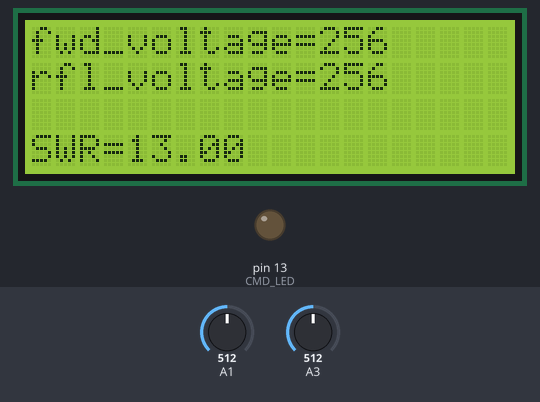
This sketch was run on a simulated Arduino Uno, built with avr-gcc and run on an emulated ATmega328P. Shown: 20×4 character LCD, output pins drawn as LEDs (lit = HIGH). Inputs (shaded band) come from the test bench; at power-on: A1 = 512, A3 = 512. What the sketch prints to the serial monitor is not drawn.

Above: at 1.3 s.
1.4 s: A1 set to 716
At 2.9 s:
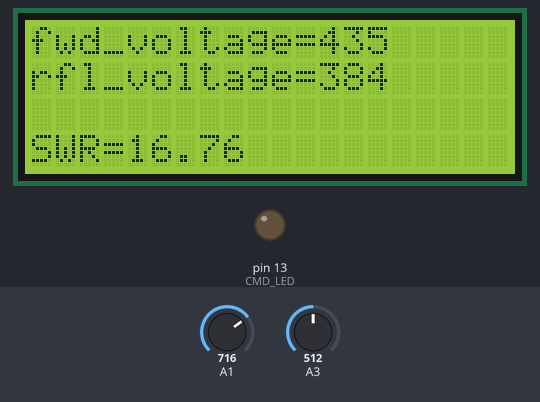
4.8 s: A3 set to 716
At 6.2 s:
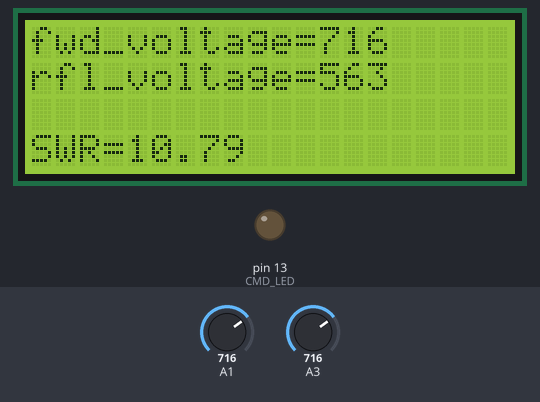
7.9 s: A1 set to 900
At 9.1 s:
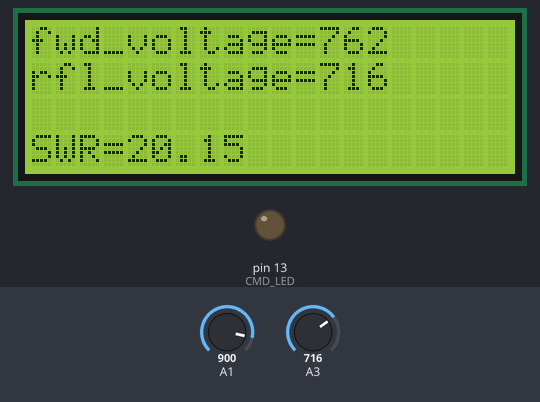
11.0 s: A3 set to 900
At 12.5 s:
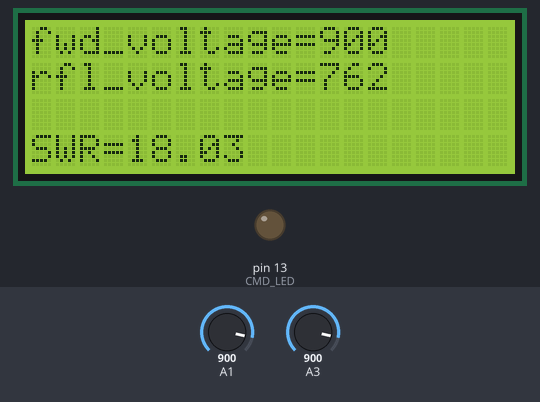
14.2 s: A1 set to 1010
At 15.2 s:
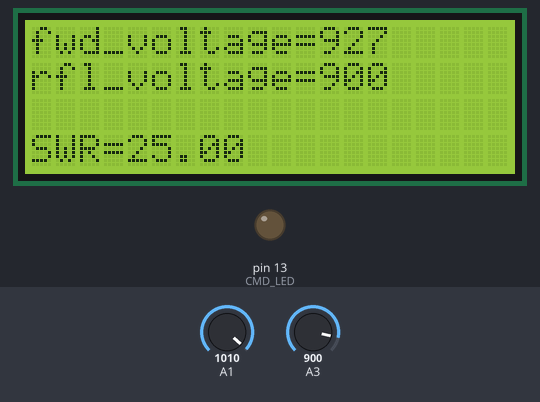
17.3 s: A3 set to 1010
At 18.7 s:
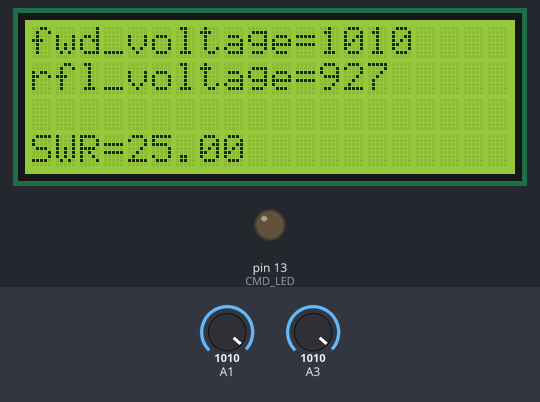
Timing chart, 0 to 20.3 s (numbered marks = the images above; inputs shaded):
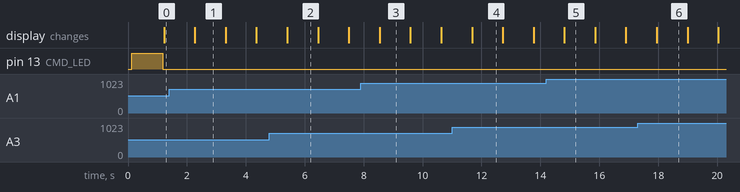

Measured:
- what the display in image 1 shows lasts 1.0 s, from 2.3 s to 3.3 s

The sketch:

MeterSWR_LCD.ino
```cpp
// (licence header left out)
// ================== START CONFIGURATION SETTINGS ==================
#include <Wire.h>
#include <LCD.h>
#include <LiquidCrystal_I2C.h>

#define I2C_ADDR    0x27 // <<----- Add your address here.  Find it from I2C Scanner
#define BACKLIGHT_PIN     3
#define En_pin  2
#define Rw_pin  1
#define Rs_pin  0
#define D4_pin  4
#define D5_pin  5
#define D6_pin  6
#define D7_pin  7
// Enable bar graph; LED pin definitions below
//#define SWR_BAR_GRAPH

// Maximum Arduino A/D reading; used only to scale the power readings.
#define ARDUINO_AD_MAX (264)

// define power limits (W); this is the power reading corresponding
//    to a full-scale A/D reading; to report the power as a percentage
//    of full scale, set this to 100.0.
#define FULL_SCALE_FORWARD (100.0)
#define FULL_SCALE_REFLECTED (100.0)

// Define integration windows (set either/both to zero to disable); if either
//   of these is non-zero, the corresponding reading will be averaged over
//   the specified number of readings.  This helps to smooth the response of
//   the meter when the inputs are noisy or jittery, or for modes that have
//   some very short transients that may produce unnecessarily high SWR readings.
#define SWR_WINDOW (4)
#define PWR_WINDOW (4)

// MINIMUM Power Level - this is the minimum A/D reading that will produce an
//   SWR != 1.0; this helps to prevent unnecessarily high SWR readings at low'
//   power levels where there is insufficient A/D resolution to make accurate
//   SWR calculations.  This value is the RAW value used as a minimum FORWARD
//   power limit.  Below this RAW value, the SWR will be reported as 1.0.
#define MIN_POWER (5)

//
//  Serial Port - assign a specific hardware port to be the interface to
//                the host; by default, the USB connection on most boards
//                is 'Serial', which is also the hardware TTL serial port
//                on the UNO board.  Make sure to only select ONE option.
//

// default for most boards' USB port
#define HostSerial Serial

// default for Leonardo UART, and second MEGA port
//#define HostSerial Serial1

// default for third MEGA port
//#define HostSerial Serial2

// default for fourth MEGA port
//#define HostSerial Serial3

// the 'baud rate' for the serial port
#define SerialRate (9600)

//
//  configuration for the 'soft' bar graph (if enabled)
//
#ifdef SWR_BAR_GRAPH
#include "LightBar.h"
const int BarLength = 11;
const LightBarItem barItems[BarLength] = {
  { 1.01,  2, false },
  { 1.10,  3, false },
  { 1.30,  4, false },
  { 1.50,  5, false },
  { 1.75,  6, false },

  { 2.00,  7, false },
  { 2.33,  8, false },
  { 2.66,  9, false },

  { 3.0,  10, false },
  { 4.0,  11, false },
  { 5.0,  12, false },
};
#endif

// ================== END OF CONFIGURATION SETTINGS ==================

// The version string
#define VERSION_STRING ("MeterSWR 1.0 (beta-20140413a)")

// local headers
#include "Elapsed.h"
#include "Bounce2.h"
#include "SWR.h"
#include "pins.h"


//
//  Constants
//

// maximum auto-poll interval (msec)
const int MaxAutoPoll = 1000;

// data LED hang-time (makes it more obvious to the user that data was rec'd)
const int DataLedDelay = 250;


//
//  Global Vars
//

#ifdef SWR_BAR_GRAPH
// the light bar
LightBar Bar(barItems, BarLength);
#endif

// the SWR calculator
SWR swr(FWD_PIN, REF_PIN);

// a string to hold incoming data
String inputString = "#VERSION;"; // start with version query

// and another for command data
String cmdText = "";

// command parsing
String command = "";
String argument = "";

// whether the string is complete
boolean inputReady = true;	// read the command

// maximum string lengths
const int InputLength = 16;
const int CommandLength = 16;
const int BufferLength = 8;

// I/O buffer
char ioBuffer[BufferLength];

#ifdef CMD_LED
// the last RX data from the host
unsigned long lastRxData;
bool lastCmdLED = false;
#endif

// echo USB RX data back to host
bool echo = false;

// currently parsing a command
bool cmd = false;

// autopolling
unsigned autoPoll = 0;
unsigned long lastPoll = 0;
bool autoRaw = false;


//
//  SplitCommand(...) - split a command from its argument
//
static void SplitCommand(const String &input, String &cmd, String &arg) {
  bool isCmd = true;
  cmd = "";
  arg = "";
  for (int i = 0; i != input.length(); ++i) {
    char ch = input.charAt(i);
    if (ch == '=') {
      isCmd = false;
      continue;
    }
    if (isCmd) {
      cmd += ch;
    } else {
      arg += ch;
    }
  }
}


//
//  FormatFloat(...) - format a floating point number
//
static void FormatFloat(char *buffer, unsigned len, float value) {
  byte point = 0;
  if (value >= 10) point = 1;
  if (value >= 100) point = 2;

  snprintf(buffer, len, "%04lu", (unsigned long)(value * 1000));
  byte off = strnlen(buffer, sizeof(buffer));
  for (byte i = off; i != point; --i) {
    buffer[i + 1] = buffer[i];
  }
  buffer[point + 1] = '.';
}

LiquidCrystal_I2C	lcd(I2C_ADDR, En_pin, Rw_pin, Rs_pin, D4_pin, D5_pin, D6_pin, D7_pin);

//
//  setup()
//
void setup() {
  lcd.begin (20, 4);
  lcd.setBacklightPin(BACKLIGHT_PIN, POSITIVE);
  lcd.setBacklight(HIGH);
  lcd.home (); // go home
  lcd.setCursor(0, 0);
  lcd.print(" SIMPLE SWR METER");
  lcd.setCursor(0, 1);
  lcd.print("       by       ");
  lcd.setCursor(0, 2);
  lcd.print("     KB1WAH      ");
  lcd.setCursor(0, 3);
  lcd.print(" Brandon W. Hockle  ");
  // start the serial port
  HostSerial.begin(SerialRate);

  // allocate string storage
  inputString.reserve(InputLength);
  cmdText.reserve(CommandLength);

  // the 'command' LED
#ifdef CMD_LED
  pinMode(CMD_LED, OUTPUT);
  digitalWrite(CMD_LED, LOW);
#endif

  // the A/D inputs
  pinMode(FWD_PIN, INPUT);
  pinMode(REF_PIN, INPUT);

  // configure the SWR algorithm
  swr.MinPower(MIN_POWER);
  swr.WindowSWR(SWR_WINDOW);
  swr.WindowPower(PWR_WINDOW);

#ifdef SWR_BAR_GRAPH
  // initialize the bar graph
  Bar.Initialize();
#endif
}


//
//  loop()
//
void loop() {
  unsigned long now;

  // spend all our spare time reading the transducer
  swr.Poll();
#ifdef SWR_BAR_GRAPH
  Bar.Update(swr.Value());
#endif

#ifdef CMD_LED
  // extinguish the data LED a few ms after the last byte received
  now = millis();
  if (lastCmdLED == HIGH && Elapsed(now, lastRxData) > DataLedDelay) {
    lastCmdLED = LOW;
    digitalWrite(CMD_LED, lastCmdLED);
  }
#endif

  // service auto-polling
  now = millis();
  if (autoPoll && (Elapsed(now, lastPoll) >= autoPoll)) {
    lastPoll = now;

    if (autoRaw) {
      HostSerial.write("#RAW=");
      snprintf(ioBuffer, sizeof(ioBuffer), "%d", swr.ForwardRaw());
      HostSerial.write(ioBuffer);
      HostSerial.write(",");
      snprintf(ioBuffer, sizeof(ioBuffer), "%d", swr.ReflectedRaw());
      HostSerial.write(ioBuffer);
      HostSerial.write(";");
      if (echo) {
        HostSerial.write("\r\n");
      }
    } else {
      FormatFloat(ioBuffer, sizeof(ioBuffer), swr.Value());

      HostSerial.write("#SWR=");
      HostSerial.write(ioBuffer);
      HostSerial.write(';');
      if (echo) {
        HostSerial.write("\r\n");
      }
    }
  }

  // if user input ready
  if (inputReady) {
    // light the CMD LED
#ifdef CMD_LED
    lastRxData = millis();
    if (lastCmdLED == LOW) {
      lastCmdLED = HIGH;
      digitalWrite(CMD_LED, lastCmdLED);
    }
#endif

    // for each char received from the USB...
    for (int i = 0; i != inputString.length(); ++i) {
      char ch = inputString.charAt(i);

      // if we are in command mode...
      if (cmd) {
        if (ch == '#') {
          // if a '#' sent mid-command, start over
          cmdText = "";
        } else if (ch == ';') {
          // terminate and process the command string
          cmd = false;
          bool ok = false;
          if (echo) HostSerial.print(';');

          // parse the command and argument
          SplitCommand(cmdText, command, argument);
          if (command.equalsIgnoreCase("SWR")) {
            //
            //  SWR: read A/D and compute SWR
            //

            // add the SWR value to the response
            cmdText += "=";
            FormatFloat(ioBuffer, sizeof(ioBuffer), swr.Value());
            cmdText += ioBuffer;
            ok = true;
          } else if (command.equalsIgnoreCase("RAW")) {
            //
            //  RAW: read A/D and output raw values
            //
            cmdText += "=";
            snprintf(ioBuffer, sizeof(ioBuffer), "%d", swr.ForwardRaw());
            cmdText += ioBuffer;
            cmdText += ",";
            snprintf(ioBuffer, sizeof(ioBuffer), "%d", swr.ReflectedRaw());
            cmdText += ioBuffer;
            ok = true;
          } else if (command.equalsIgnoreCase("PWR")) {
            //
            //  POWER: read A/D and output scaled values
            //
            cmdText += "=";
            FormatFloat(ioBuffer, sizeof(ioBuffer), (swr.ForwardRaw() * (float)FULL_SCALE_FORWARD) / (float)ARDUINO_AD_MAX);
            cmdText += ioBuffer;
            cmdText += ",";
            FormatFloat(ioBuffer, sizeof(ioBuffer), (swr.ReflectedRaw() * (float)FULL_SCALE_REFLECTED) / (float)ARDUINO_AD_MAX);
            cmdText += ioBuffer;
            ok = true;
          } else if (command.equalsIgnoreCase("ALL")) {
            //
            //  ALL: read A/D and output scaled values + SWR
            //
            cmdText += "=";
            FormatFloat(ioBuffer, sizeof(ioBuffer), swr.Value());
            cmdText += ioBuffer;
            cmdText += ",";
            FormatFloat(ioBuffer, sizeof(ioBuffer), (swr.ForwardRaw() * (float)FULL_SCALE_FORWARD) / (float)ARDUINO_AD_MAX);
            cmdText += ioBuffer;
            cmdText += ",";
            FormatFloat(ioBuffer, sizeof(ioBuffer), (swr.ReflectedRaw() * (float)FULL_SCALE_REFLECTED) / (float)ARDUINO_AD_MAX);
            cmdText += ioBuffer;
            ok = true;
          } else if (command.equalsIgnoreCase("ECHO")) {
            //
            //  QUERY/SET ECHO
            //
            if (argument.length() == 0) {
              ok = true;
              cmdText += "=";
              cmdText += echo ? "1" : "0";
            } else {
              int newEcho = argument.toInt();
              echo = newEcho ? true : false;
              ok = true;
            }
          } else if (command.equalsIgnoreCase("AUTO")) {
            //
            //  QUERY/SET AUTO-POLL
            //
            if (argument.length() == 0) {
              ok = true;
              cmdText += "=";
              cmdText += autoPoll;
            } else {
              int newAuto = argument.toInt();
              if (newAuto >= 0 && newAuto < MaxAutoPoll) {
                autoPoll = newAuto;
                ok = true;
              }
            }
          } else if (command.equalsIgnoreCase("AUTORAW")) {
            //
            //  QUERY/SET AUTO-POLL RAW MODE
            //
            if (argument.length() == 0) {
              ok = true;
              cmdText += "=";
              cmdText += autoRaw ? "1" : "0";
            } else {
              int newAuto = argument.toInt();
              autoRaw = newAuto ? true : false;
              ok = true;
            }
          } else if (command.equalsIgnoreCase("VERSION")) {
            //
            //  QUERY VERSION NUMBER
            //
            ok = true;
            cmdText += "=";
            cmdText += VERSION_STRING;
          }

          //
          //  TODO: process other command contents
          //

          // respond with #OK or #ERR
          if (echo)
            HostSerial.print("\r\n");
          HostSerial.print(ok ? "#OK:" : "#ERR:");
          HostSerial.print(cmdText);
          HostSerial.print(';');
          if (echo)
            HostSerial.print("\r\n");
          cmdText = "";
        } else {
          if (cmdText.length() < CommandLength) {
            cmdText += ch;
          }
          if (echo) {
            HostSerial.print(ch);
          }
        }
        continue;
      }

      // start command mode??
      if ((!cmd) && (ch == '#')) {
        cmd = true;
        if (echo) HostSerial.print('#');
        continue;
      }
    }

done:
    // clear the string:
    inputString = "";
    inputReady = false;
  }

  while (HostSerial.available() && (inputString.length() < 80)) {
    // get the new byte:
    char inChar = (char)HostSerial.read();
    // add it to the inputString:
    inputString += inChar;
    inputReady = true;
  }
        lcd.clear();
        lcd.home();
        lcd.setCursor(0,0);
        lcd.print("fwd_voltage=");
        lcd.print(swr.ForwardRaw());


        lcd.setCursor(0,1);
        lcd.print("rfl_voltage=");
        lcd.print(swr.ReflectedRaw());


        lcd.setCursor(0,3);
        lcd.print("SWR=");
        lcd.print(swr.Value());
        delay(1000);
}

// EOF
```

CircularBuffer.h
```cpp
// (licence header left out)
#ifndef __CIRCULAR_BUFFER_H
#define __CIRCULAR_BUFFER_H

namespace KK5JY {
	namespace Collections {
		/// <summary>
		/// Circular buffer generic type.
		/// </summary>
		template <typename T>
		class CircularBuffer {
			private:
				/// <summary>
				/// The data storage.
				/// </summary>
				T *m_Data;

				/// <summary>
				/// Number of items in the buffer.
				/// </summary>
				int m_Count;

				/// <summary>
				/// The input index.
				/// </summary>
				int m_In;

				/// <summary>
				/// The output index.
				/// </summary>
				int m_Out;

				/// <summary>
				/// The buffer size.
				/// </summary>
				int m_Max;

			public:
				/// <summary>
				/// Gets the number of items in the <c>CircularBuffer</c>.
				/// </summary>
				int Count() const {
					return m_Count;
				}

				/// <summary>
				/// Returns true if the buffer is full.
				/// </summary>
				bool Full() const {
					return m_Count == m_Max;
				}

				/// <summary>
				/// Return the first item in the <c>CircularBuffer</c>.
				/// </summary>
				bool First(T &result) const {
					if (m_Count == 0) {
						return false;
					}

					result = m_Data[m_Out];
					return true;
				}

				/// <summary>
				/// Return the last item in the <c>CircularBuffer</c>.
				/// </summary>
				bool Last(T &result) const {
					if (m_Count == 0) {
						return false;
					}

					int idx = m_In - 1;
					if (idx == -1) {
						idx = m_Max - 1;
					}
					result = m_Data[idx];
					return true;
				}

			public:
				/// <summary>
				/// Create a new circular buffer.
				/// </summary>
				/// <param name="count">The number of items of storage to allocate.</param>
				CircularBuffer(int count) {
					m_Data = new T[count];
					m_Max = count;
					Clear();
				}

				/// <summary>
				/// Add a collection of items.
				/// </summary>
				void Add(T** items) {
					while (*items != 0) {
						Add(**items);
						items++;
					}
				}

				/// <summary>
				/// Add a new item.
				/// </summary>
				bool Add(const T &item) {
					if (m_Count == m_Max) {
						return false;
					}

					m_Data[m_In++] = item;
					m_In %= m_Max;
					++m_Count;
					return true;
				}

				/// <summary>
				/// Remove and return an item.
				/// </summary>
				bool Remove(T &result) {
					if (m_Count == 0) {
						return false;
					}

					result = m_Data[m_Out++];
					m_Out %= m_Max;
					--m_Count;
					return true;
				}

				/// <summary>
				/// Remove items from the front of the buffer.
				/// </summary>
				/// <param name="count">The number of items to remove.</param>
				int RemoveItems(int count) {
					if (count >= m_Count) {
						count = m_Count;
						m_Count = 0;
						m_Out = m_In;
						return count;
					}

					m_Out = (m_Out + count) % m_Max;
					m_Count -= count;
					return count;
				}

				/// <summary>
				/// Clear the circular buffer.
				/// </summary>
				void Clear() {
					m_In = m_Out = m_Count = 0;
				}

				/// <summary>
				/// Get the specified item.
				/// </summary>
				/// <param name="index">The index of the item.</param>
				/// <returns>The item.</returns>
				T ItemAt(int index) {
					int offset = (m_Out + index) % m_Max;
					return m_Data[offset];
				}
		};
	}
}

#endif
```

Elapsed.h
```cpp
// (licence header left out)
#ifndef __ELAPSED_H
#define __ELAPSED_H

//
//  Elapsed(now, last)
//
#define Elapsed(now, last) ((now >= last) ? (now - last) : ((unsigned long)(-1)) - (last - now))

#endif
```

pins.h
```cpp
// (licence header left out)
#ifndef SWR_PINS_H
#define SWR_PINS_H

//
//  I/O pin definitions
//

// blinks when a command is issued (comment line to disable)
#define CMD_LED (13)

// analog input for FORWARD power reading
#define FWD_PIN (1)

// analog input for REFLECTED power reading
#define REF_PIN (3)

#endif // SWR_PINS_H
```

Source omitted: SWR.h (4767 bytes)
